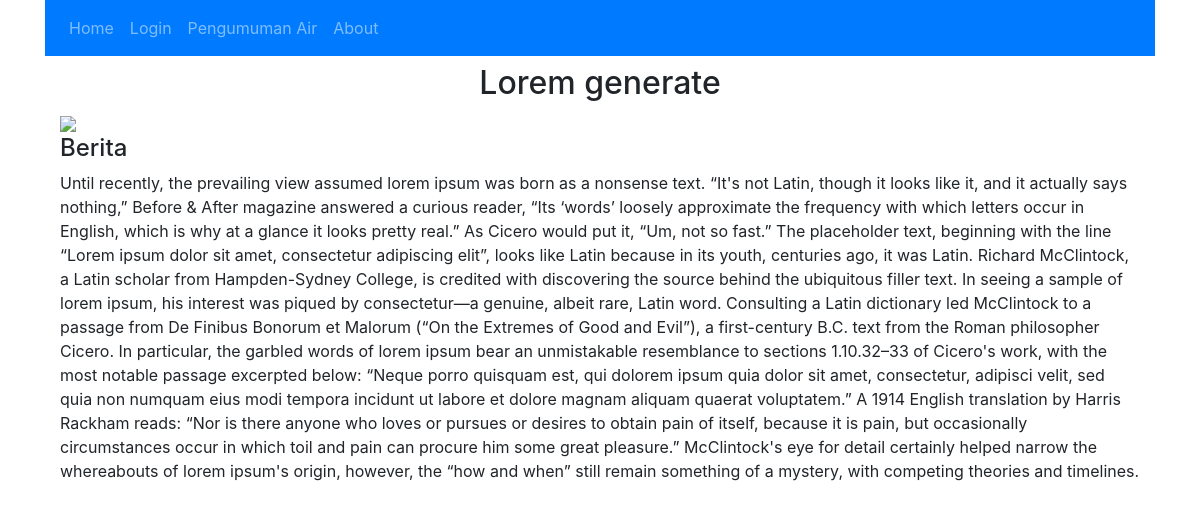
Page /baca_ar/5 on the committed database.
### affairs/models.py (models this page shows, shortened)
class Artikel(db.Model):
    id = db.Column(db.Integer, primary_key=True)
    judul = db.Column(db.String(255), nullable=False)
    konten = db.Column(db.Text, nullable=False)
    thumbnail = db.Column(db.String(255), nullable=False)
    tgl_post = db.Column(db.DateTime, nullable=False, default=datetime.utcnow)
    kategori_id = db.Column(db.Integer, db.ForeignKey('kategori.id'), nullable=False)

class Kategori(db.Model):
    id = db.Column(db.Integer, primary_key=True)
    nama = db.Column(db.String(50), nullable=False)
    artikel_id = db.relationship('Artikel', backref='ar', lazy=True)

### affairs/admin/routes.py (the view)
@admingam.route('/baca_ar/<int:id>')
def baca_ar(id):
    bca = Artikel.query.get_or_404(id)
    return render_template('baca_ar.html', bca=bca)

### affairs/templates/baca_ar.html
{% extends 'layout.html' %}
{% block content %}
<div class="container">
    <h2 style="text-align: center;">{{bca.judul}}</h2>
    <img src="my image">
    <h4>{{bca.ar.nama | safe }}</h4>
    <p>{{bca.konten}}</p>
</div>
{% endblock content %}

### rows in the picture
Artikel: judul "Lorem generate", konten "Until recently, the prevailing view assumed lorem ipsum was born as a nonsense text. “It's not Latin, though it looks like it, and it actually says nothing,” Before & After magazine answered a curious reader, “Its ‘words’ loosely approximate the frequency with which letters occur in English, which is why at a glance it looks pretty real.” As Cicero would put it, “Um, not so fast.” The placeholder text, beginning with the line “Lorem ipsum dolor sit amet, consectetur adipiscing elit”, looks like Latin because in its youth, centuries ago, it was Latin. Richard McClintock, a Latin scholar from Hampden-Sydney College, is credited with discovering the source behind the ubiquitous filler text. In…"
Kategori: ar.nama "Berita"
